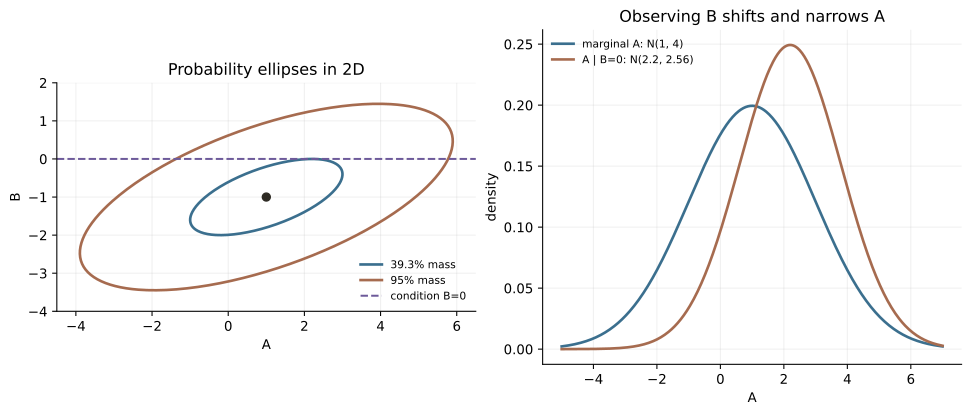

Write the Python code that produced this figure.
"""Check Gaussian conditioning and draw probability ellipses; writes SVG."""

from pathlib import Path
import sys

import matplotlib

matplotlib.use("Agg")
import matplotlib.pyplot as plt
import numpy as np
from scipy.stats import chi2, multivariate_normal, norm


def conditional(mean, cov, observed_index, observed_value):
    """Condition a 2D nonsingular Gaussian on its other scalar coordinate."""
    target_index = 1 - observed_index
    gain = cov[target_index, observed_index] / cov[observed_index, observed_index]
    location = mean[target_index] + gain * (observed_value - mean[observed_index])
    variance = cov[target_index, target_index] - gain * cov[observed_index, target_index]
    return location, variance


def main():
    mean = np.array([1.0, -1.0])
    cov = np.array([[4.0, 1.2], [1.2, 1.0]])
    chol = np.linalg.cholesky(cov)
    assert np.all(np.linalg.eigvalsh(cov) > 0)
    observed_b = 0.0
    cond_mean, cond_var = conditional(mean, cov, 1, observed_b)
    assert np.isclose(cond_mean, 2.2) and np.isclose(cond_var, 2.56)

    point = np.array([cond_mean, observed_b])
    delta = point - mean
    whitened = np.linalg.solve(chol, delta)
    mahal_sq = whitened @ whitened
    logdet = 2 * np.log(np.diag(chol)).sum()
    logpdf = -0.5 * (2 * np.log(2 * np.pi) + logdet + mahal_sq)
    reference_logpdf = multivariate_normal(mean, cov).logpdf(point)
    assert np.isclose(logpdf, reference_logpdf)

    # p(A=a | B=b) = p(A=a,B=b) / p(B=b), checked at the conditional mode.
    ratio = np.exp(reference_logpdf - norm.logpdf(observed_b, mean[1], np.sqrt(cov[1, 1])))
    conditional_density = norm.pdf(cond_mean, cond_mean, np.sqrt(cond_var))
    assert np.isclose(ratio, conditional_density)

    rng = np.random.default_rng(20261110)
    samples = rng.normal(size=(100_000, 2)) @ chol.T + mean
    empirical_mean = samples.mean(axis=0)
    empirical_cov = np.cov(samples, rowvar=False)
    assert np.max(np.abs(empirical_cov - cov)) < 0.03

    # X1=X2+e1, X3=X2+e3: X1 and X3 correlate marginally but are
    # independent given X2; the (1,3) entry of precision is zero.
    chain_cov = np.array([[2., 1., 1.], [1., 1., 1.], [1., 1., 2.]])
    chain_precision = np.linalg.solve(chain_cov, np.eye(3))
    assert np.isclose(chain_precision[0, 2], 0)

    ninety_five = chi2.ppf(0.95, df=2)
    inner_mass = chi2.cdf(1, df=2)
    print(f"conditional A|B=0: mean={cond_mean:.3f}, variance={cond_var:.3f}")
    print(f"log p(A=2.2,B=0)={logpdf:.6f}; SciPy={reference_logpdf:.6f}")
    print(f"conditional density ratio={ratio:.6f}; normal pdf={conditional_density:.6f}")
    print(f"2D squared-radius 1 mass={inner_mass:.6f}; 95% cutoff={ninety_five:.6f}")
    print(f"sample mean={empirical_mean.round(3)}")
    print(f"sample covariance={np.round(empirical_cov, 3).tolist()}")
    print(f"chain precision (1,3)={chain_precision[0, 2]:.1f}")

    eigvals, eigvecs = np.linalg.eigh(cov)
    angle = np.linspace(0, 2 * np.pi, 400)
    circle = np.vstack((np.cos(angle), np.sin(angle)))
    fig, axes = plt.subplots(1, 2, figsize=(10, 4.2), layout="constrained")
    colors = ("#3b6f8e", "#a66b4f")
    for radius_sq, label, color in ((1.0, "39.3% mass", colors[0]),
                                    (ninety_five, "95% mass", colors[1])):
        ellipse = mean[:, None] + eigvecs @ (np.sqrt(eigvals * radius_sq)[:, None] * circle)
        axes[0].plot(ellipse[0], ellipse[1], color=color, lw=2, label=label)
    axes[0].axhline(observed_b, color="#6d5a9a", ls="--", label="condition B=0")
    axes[0].scatter(*mean, color="#2d2a23", zorder=3)
    axes[0].set(xlabel="A", ylabel="B", title="Probability ellipses in 2D",
                xlim=(-4.5, 6.5), ylim=(-4.0, 2.0))
    axes[0].set_aspect("equal", adjustable="box")
    axes[0].legend(frameon=False, fontsize=8, loc="lower right")
    grid = np.linspace(-5.0, 7.0, 500)
    axes[1].plot(grid, norm.pdf(grid, mean[0], np.sqrt(cov[0, 0])),
                 color=colors[0], lw=2, label="marginal A: N(1, 4)")
    axes[1].plot(grid, norm.pdf(grid, cond_mean, np.sqrt(cond_var)),
                 color=colors[1], lw=2, label="A | B=0: N(2.2, 2.56)")
    axes[1].set(xlabel="A", ylabel="density", title="Observing B shifts and narrows A")
    axes[1].legend(frameon=False, fontsize=8)
    for ax in axes:
        ax.spines[["top", "right"]].set_visible(False)
        ax.grid(alpha=0.18)
    svg = Path(__file__).with_name("gaussian_conditioning.svg")
    fig.savefig(svg, bbox_inches="tight")
    if len(sys.argv) == 3 and sys.argv[1] == "--png":
        fig.savefig(sys.argv[2], dpi=180, bbox_inches="tight")
    print(f"wrote {svg.name}")


if __name__ == "__main__":
    main()
